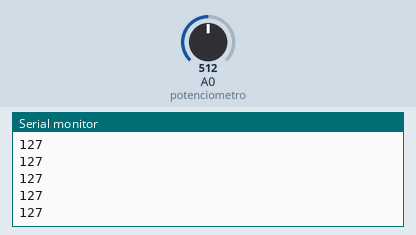
The sketch below on a simulated Arduino Uno, built with avr-gcc and run on an emulated ATmega328P. On the bench: the last lines printed to the serial monitor. Inputs (shaded band) come from the test bench; at power-on: A0 (potenciometro) = 512.

Above: at 1.2 s.
1.3 s: A0 (potenciometro) set to 716
At 1.56 s:
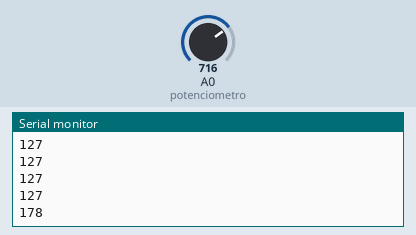
2.8 s: A0 (potenciometro) set to 900
At 2.96 s:
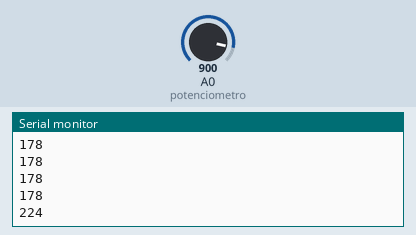
Timing chart, 0 to 5.8 s (numbered marks = the images above; inputs shaded):
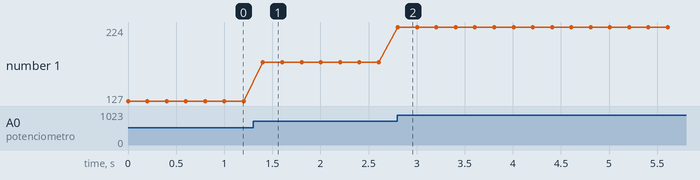

The sketch:

sketch.ino
```cpp
const int potenciometro = 0;
int valor = 0.0;
int valor_mapeado;

void setup() {
  Serial.begin(9600);
}

void loop() {
  valor = analogRead(potenciometro);
  valor_mapeado = map(valor, 0, 1023, 0, 255);
  Serial.println(valor_mapeado);
  delay(200);
}
```

Measured:
- after the input at 1.3 s, the serial monitor: prints a new line after 0.10 s (image 1)
- after the input at 2.8 s, the serial monitor: prints a new line at once (image 2)
- plotted number 1: 127 → 178 after the input at 1.3 s, 178 → 224 after the input at 2.8 s
